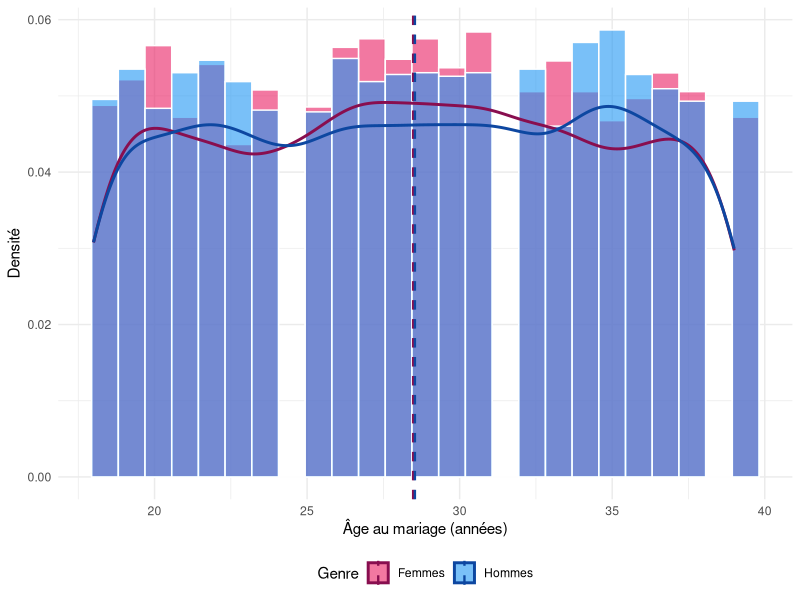
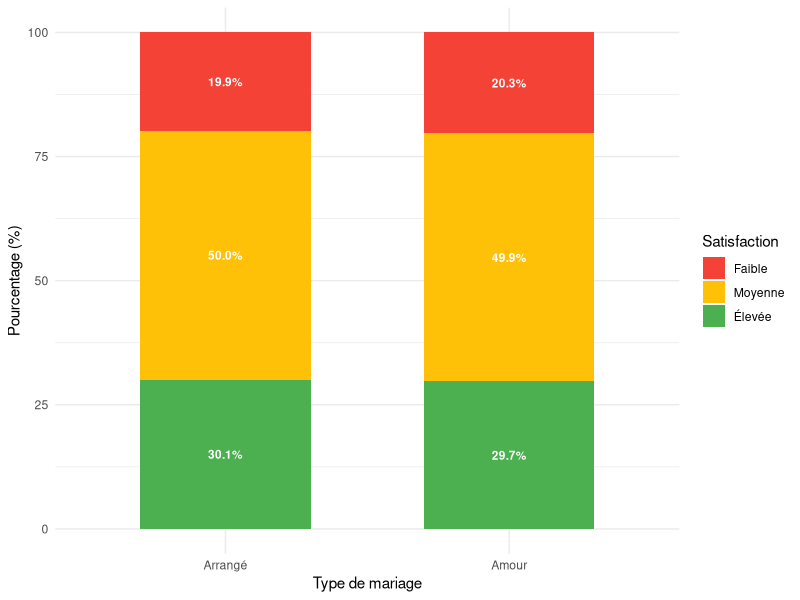
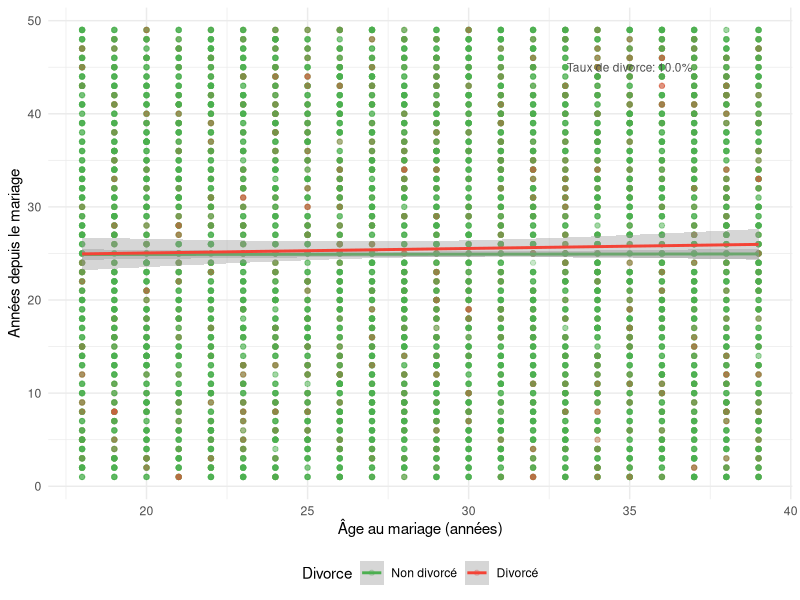
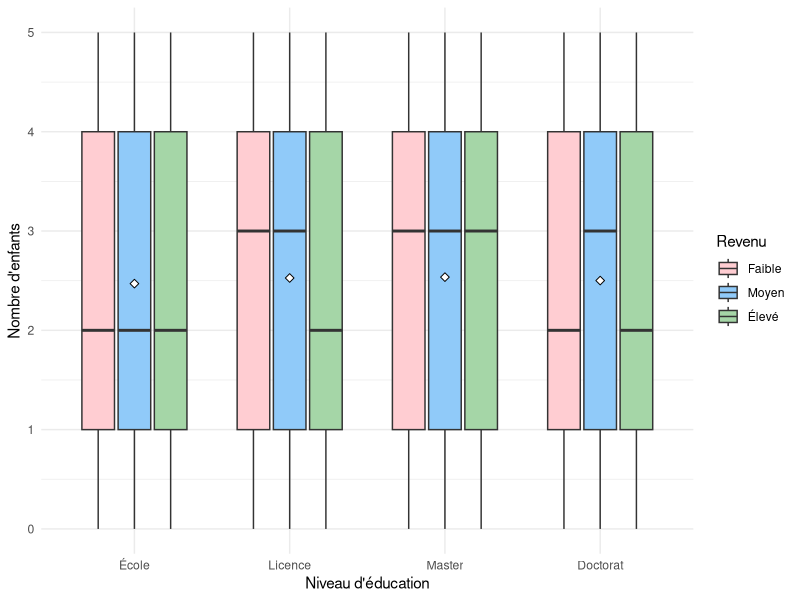
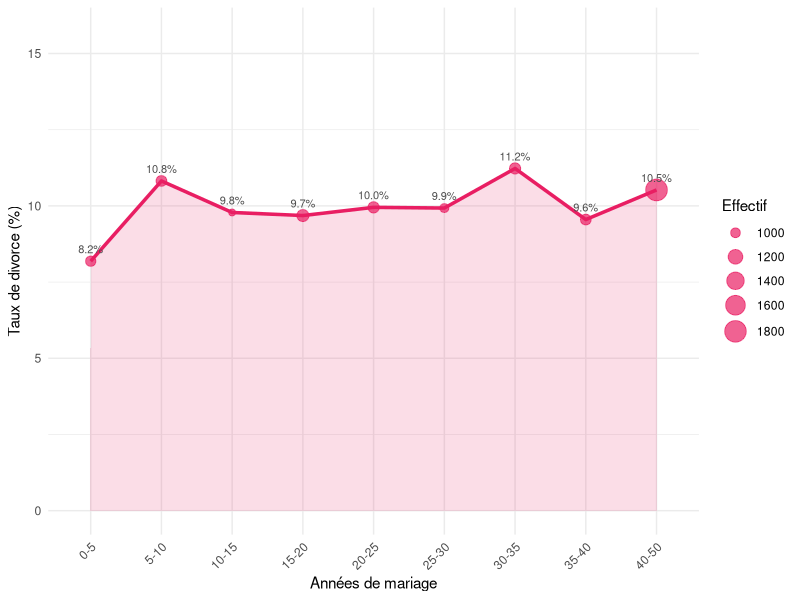

Recreate these plots in R, in order.
## ---- chunk 1
knitr::opts_chunk$set(echo = FALSE, warning = FALSE, message = FALSE,
                      fig.align = 'center', fig.pos = 'H')
library(ggplot2)
library(dplyr)
library(tidyr)
library(corrplot)
library(scales)
library(knitr)
## ---- chunk 2
data <- read.csv("marriage_data_india.csv", stringsAsFactors = TRUE)
data$Education_Level <- factor(data$Education_Level, 
                               levels = c("School", "Graduate", "Postgraduate", "PhD"),
                               ordered = TRUE)
data$Income_Level <- factor(data$Income_Level, 
                            levels = c("Low", "Middle", "High"), ordered = TRUE)
data$Marital_Satisfaction <- factor(data$Marital_Satisfaction, 
                                    levels = c("Low", "Medium", "High"), ordered = TRUE)
data$Divorce_Binary <- ifelse(data$Divorce_Status == "Yes", 1, 0)
## ---- chunk 3
stats_age <- data %>% group_by(Gender) %>%
  summarise(Moyenne = mean(Age_at_Marriage))

ggplot(data, aes(x = Age_at_Marriage, fill = Gender)) +
  geom_histogram(aes(y = after_stat(density)), bins = 25, alpha = 0.6, 
                 position = "identity", color = "white") +
  geom_density(aes(color = Gender), linewidth = 1, fill = NA) +
  geom_vline(data = stats_age, aes(xintercept = Moyenne, color = Gender),
             linetype = "dashed", linewidth = 0.8) +
  scale_fill_manual(values = c("Female" = "#E91E63", "Male" = "#2196F3"),
                    labels = c("Femmes", "Hommes")) +
  scale_color_manual(values = c("Female" = "#880E4F", "Male" = "#0D47A1"),
                     labels = c("Femmes", "Hommes")) +
  labs(x = "Âge au mariage (années)", y = "Densité", fill = "Genre", color = "Genre") +
  theme_minimal() + theme(legend.position = "bottom")
## ---- chunk 4
satisfaction_data <- data %>%
  group_by(Marriage_Type, Marital_Satisfaction) %>%
  summarise(count = n(), .groups = "drop") %>%
  group_by(Marriage_Type) %>%
  mutate(percentage = count / sum(count) * 100)

ggplot(satisfaction_data, aes(x = Marriage_Type, y = percentage, fill = Marital_Satisfaction)) +
  geom_bar(stat = "identity", position = "stack", width = 0.6) +
  geom_text(aes(label = sprintf("%.1f%%", percentage)),
            position = position_stack(vjust = 0.5), size = 3, color = "white", fontface = "bold") +
  scale_fill_manual(values = c("Low" = "#F44336", "Medium" = "#FFC107", "High" = "#4CAF50"),
                    labels = c("Faible", "Moyenne", "Élevée")) +
  scale_x_discrete(labels = c("Arrangé", "Amour")) +
  labs(x = "Type de mariage", y = "Pourcentage (%)", fill = "Satisfaction") +
  theme_minimal()
## ---- chunk 5
ggplot(data, aes(x = Age_at_Marriage, y = Years_Since_Marriage, color = Divorce_Status)) +
  geom_point(alpha = 0.3, size = 1.5) +
  geom_smooth(method = "lm", se = TRUE, linewidth = 1) +
  scale_color_manual(values = c("No" = "#4CAF50", "Yes" = "#F44336"),
                     labels = c("Non divorcé", "Divorcé")) +
  labs(x = "Âge au mariage (années)", y = "Années depuis le mariage", color = "Divorce") +
  theme_minimal() + theme(legend.position = "bottom") +
  annotate("text", x = 35, y = 45, label = sprintf("Taux de divorce: %.1f%%", 
           mean(data$Divorce_Binary) * 100), size = 3, color = "gray30")
## ---- chunk 6
ggplot(data, aes(x = Education_Level, y = Children_Count, fill = Income_Level)) +
  geom_boxplot(outlier.alpha = 0.3, width = 0.7) +
  stat_summary(fun = mean, geom = "point", shape = 23, size = 2, fill = "white",
               position = position_dodge(width = 0.7)) +
  scale_fill_manual(values = c("Low" = "#FFCDD2", "Middle" = "#90CAF9", "High" = "#A5D6A7"),
                    labels = c("Faible", "Moyen", "Élevé")) +
  scale_x_discrete(labels = c("École", "Licence", "Master", "Doctorat")) +
  labs(x = "Niveau d'éducation", y = "Nombre d'enfants", fill = "Revenu") +
  theme_minimal()
## ---- chunk 7
divorce_evolution <- data %>%
  mutate(Tranche_Duree = cut(Years_Since_Marriage, 
                              breaks = c(0, 5, 10, 15, 20, 25, 30, 35, 40, 50),
                              labels = c("0-5", "5-10", "10-15", "15-20", 
                                        "20-25", "25-30", "30-35", "35-40", "40-50"),
                              include.lowest = TRUE)) %>%
  group_by(Tranche_Duree) %>%
  summarise(n_total = n(), taux_divorce = mean(Divorce_Binary) * 100, .groups = "drop")

ggplot(divorce_evolution, aes(x = Tranche_Duree, y = taux_divorce, group = 1)) +
  geom_line(color = "#E91E63", linewidth = 1.2) +
  geom_point(aes(size = n_total), color = "#E91E63", alpha = 0.7) +
  geom_area(alpha = 0.15, fill = "#E91E63") +
  geom_text(aes(label = sprintf("%.1f%%", taux_divorce)), vjust = -1, size = 2.8, color = "gray30") +
  scale_size_continuous(name = "Effectif", range = c(2, 7)) +
  labs(x = "Années de mariage", y = "Taux de divorce (%)") +
  theme_minimal() + theme(axis.text.x = element_text(angle = 45, hjust = 1)) +
  ylim(0, max(divorce_evolution$taux_divorce) * 1.4)
## ---- chunk 8
# Calculs pour les conclusions
arranged_pct <- round(sum(data$Marriage_Type == "Arranged") / nrow(data) * 100, 1)
love_pct <- round(sum(data$Marriage_Type == "Love") / nrow(data) * 100, 1)
